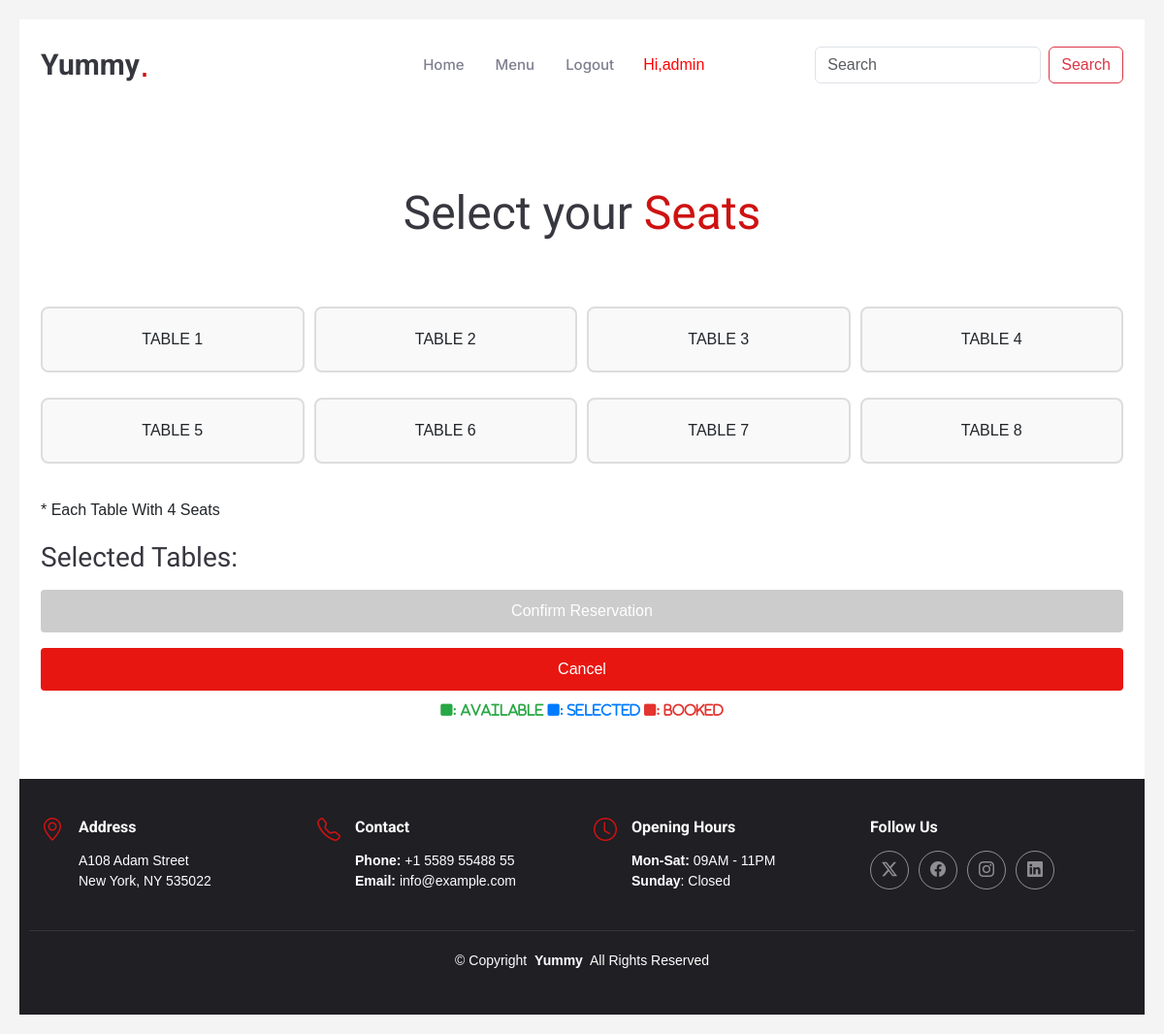
Page /booking/table_booking_slot (signed in) on the committed database.
### booking/models.py (models this page shows, shortened)
class Table_detail(models.Model):
    table_name=models.CharField(max_length=10)
    table_capacity=models.IntegerField()
    booking_status = models.CharField(default="pending", max_length=30)

### booking/views.py (the view, shortened to what this page needs)
# urls.py: path('table_booking_slot',views.table_booking,name='table_booking_slot'),
def table_booking(request):
    table=Table_detail.objects.all()
    u=request.user
    name = request.session.get('name')
    email = request.session.get('email')
    phone = request.session.get('phone')
    date = request.session.get('date')
    time = request.session.get('time_slot')
    booked_tables = Table_booking.objects.filter(date=date, time=time).values_list('table__table_name', flat=True)
    return render(request,'table_booking_slot.html',{'tables':table,'booked_tables':booked_tables})

### template/table_booking_slot.html (shortened to what this page needs)
<!DOCTYPE html>
{% extends 'base.html' %}
{% load static %}
{% block content %}
<section id="book-a-table" class="book-a-table section">
    <div class="container section-title" data-aos="fade-up">
        <p><span>Select your</span> <span class="description-title">Seats<br></span></p>
    </div>
    <div class="container">
        <form id="tableBookingForm" method="POST" action="">
            <div class="table-grid">
                {% for table in tables %}
                    {% if table.table_name in booked_tables %}
                        <div class="table booked">{{ table.table_name }}</div>
                    {% else %}
                        <div class="table available" data-table="{{ table.table_name }}">{{ table.table_name }}</div>
                    {% endif %}
                {% endfor %}
            </div>
            <p>* Each Table With 4 Seats</p>
            <div class="selected-tables">
                <h3>Selected Tables:</h3>
            </div>
            <button class="submit-btn" id="submitBtn" type="submit" disabled>Confirm Reservation</button>
        </form>
        <a href="{% url 'shop:home' %}"><button class="cancel-btn mt-3">Cancel</button></a>
        <div class="info">
            <i class="fa-solid fa-square" style="color: #28a745;">: Available </i>
            <i class="fa-solid fa-square" style="color: #007bff;">: Selected </i>
            <i class="fa-solid fa-square" style="color: #e3342f;">: Booked</i>
        </div>
    </div>
</section>
{% endblock %}

### template/base.html (shortened to what this page needs)
<!DOCTYPE html>
{% load static %}
<html lang="en">
<link rel="stylesheet" href="https://cdnjs.cloudflare.com/ajax/libs/font-awesome/6.5.2/css/all.min.css" />
<head>
  <link rel="stylesheet" href="https://cdnjs.cloudflare.com/ajax/libs/font-awesome/6.6.0/css/brands.min.css" />
  <link href="{% static 'assets/vendor/bootstrap/css/bootstrap.min.css' %}" rel="stylesheet">
  <link href="{% static 'assets/vendor/bootstrap-icons/bootstrap-icons.css' %}" rel="stylesheet">
  <link href="{% static 'assets/vendor/aos/aos.css' %}" rel="stylesheet">
  <link href="{% static 'assets/vendor/glightbox/css/glightbox.min.css' %}" rel="stylesheet">
  <link href="{% static 'assets/vendor/swiper/swiper-bundle.min.css' %}" rel="stylesheet">
  <link href="{% static 'assets/css/main.css' %}" rel="stylesheet">
</head>
<body class="index-page">
  <header id="header" class="header d-flex align-items-center sticky-top">
    <div class="container position-relative d-flex align-items-center justify-content-between">
      <a href="{% url 'shop:home' %}" class="logo d-flex align-items-center me-auto me-xl-0">
        <h1 class="sitename">Yummy</h1>
        <span>.</span>
      </a>
      <nav id="navmenu" class="navmenu">
        <ul>
          <li><a href="{% url 'shop:home' %}">Home<br></a></li>
          <li><a href="{% url 'shop:menu' %}">Menu</a></li>
          {% if user.is_superuser %}
            <li><a href="{% url 'shop:logout' %}">Logout</a></li>
            <li style="color:red">Hi,{{user.username}}</li>
          {% elif user.is_authenticated %}
            <li><a href="{% url 'cart:view_cart' %}">Cart</a></li>
            <li><a href="{% url 'shop:logout' %}">Logout</a></li>
            <li><a href="{% url 'cart:my_orders' %}">My Orders</a></li>
            <li style="color:red">Hi,{{user.username}}</li>
          {% else %}
            <li><a href="{% url 'shop:register' %}">Register</a></li>
            <li><a href="{% url 'shop:login' %}">Login</a></li>
            <li style="color:red">Hi,Guest</li>
          {% endif %}
          <div style="padding-left:100px">
          <form class="d-flex" action="{% url 'shop:search' %}" method="post">
            <input class="form-control me-2" type="search" name="s" placeholder="Search" aria-label="Search">
            <button class="btn btn-outline-danger" type="submit">Search</button>
          </form>
          </div>
        </ul>
      </nav>
    </div>
  </header>
{% block content %}{% endblock %}
  <footer id="footer" class="footer dark-background">
    <div class="container">
      <div class="row gy-3">
        <div class="col-lg-3 col-md-6 d-flex">
          <i class="bi bi-geo-alt icon"></i>
          <div class="address">
            <h4>Address</h4>
            <p>A108 Adam Street</p>
            <p>New York, NY 535022</p>
          </div>
        </div>
        <div class="col-lg-3 col-md-6 d-flex">
          <i class="bi bi-telephone icon"></i>
          <div>
            <h4>Contact</h4>
            <p>
              <strong>Phone:</strong> <span>+1 5589 55488 55</span><br>
              <strong>Email:</strong> <span>info@example.com</span><br>
            </p>
          </div>
        </div>
        <div class="col-lg-3 col-md-6 d-flex">
          <i class="bi bi-clock icon"></i>
          <div>
            <h4>Opening Hours</h4>
            <p>
              <strong>Mon-Sat:</strong> <span>09AM - 11PM</span><br>
              <strong>Sunday</strong>: <span>Closed</span>
            </p>
          </div>
        </div>
        <div class="col-lg-3 col-md-6">
          <h4>Follow Us</h4>
          <div class="social-links d-flex">
            <a href="#" class="twitter"><i class="bi bi-twitter-x"></i></a>
            <a href="#" class="facebook"><i class="bi bi-facebook"></i></a>
            <a href="#" class="instagram"><i class="bi bi-instagram"></i></a>
            <a href="#" class="linkedin"><i class="bi bi-linkedin"></i></a>
          </div>
        </div>
      </div>
    </div>
    <div class="container copyright text-center mt-4">
      <p>© <span>Copyright</span> <strong class="px-1 sitename">Yummy</strong> <span>All Rights Reserved</span></p>
    </div>
  </footer>
</body>
</html>

### static/assets/css/main.css (style rules this page uses)
:root { --default-font: "Roboto", system-ui, -apple-system, "Segoe UI", Roboto, "Helvetica Neue", Arial, "Noto Sans", "Liberation Sans", sans-serif, "Apple Color Emoji", "Segoe UI Emoji", "Segoe UI Symbol", "Noto Color Emoji"; --heading-font: "Amatic SC", sans-serif; --nav-font: "Inter", sans-serif; }
:root { --background-color: #ffffff; --default-color: #212529; --heading-color: #37373f; --accent-color: #ce1212; --surface-color: #ffffff; --contrast-color: #ffffff; }
:root { --nav-color: #7f7f90; --nav-hover-color: #ce1212; --nav-mobile-background-color: #ffffff; --nav-dropdown-background-color: #ffffff; --nav-dropdown-color: #7f7f90; --nav-dropdown-hover-color: #ce1212; }
.dark-background { --background-color: #1f1f24; --default-color: #ffffff; --heading-color: #ffffff; --surface-color: #37373f; --contrast-color: #ffffff; }
:root { scroll-behavior: smooth; }
body { color: var(--default-color); background-color: var(--background-color); font-family: var(--default-font); }
a { color: var(--accent-color); text-decoration: none; transition: 0.3s; }
h1, h2, h3, h4, h5, h6 { color: var(--heading-color); font-family: var(--heading-font); }
.header { color: var(--default-color); background-color: var(--background-color); padding: 20px 0; transition: all 0.5s; z-index: 997; }
.header .logo { line-height: 1; }
.header .logo h1 { font-size: 30px; margin: 0; font-weight: 700; color: var(--heading-color); font-family: var(--default-font); }
.header .logo span { color: var(--accent-color); font-size: 36px; }
@media (max-width: 1200px) { .header .logo { order: 1; } }
@media (max-width: 1200px) { .header .navmenu { order: 3; } }
@media (min-width: 1200px) { .navmenu { padding: 0; } }
@media (min-width: 1200px) { .navmenu ul { margin: 0; padding: 0; display: flex; list-style: none; align-items: center; } }
@media (min-width: 1200px) { .navmenu li { position: relative; } }
@media (min-width: 1200px) { .navmenu>ul>li { white-space: nowrap; padding: 15px 14px; } }
@media (min-width: 1200px) { .navmenu a, .navmenu a:focus { color: var(--nav-color); font-size: 15px; padding: 0 2px; font-family: var(--nav-font); font-weight: 500; display: flex; align-items: center; justify-content: space-between; white-space: nowrap; transition: 0.3s; position: relative; } }
@media (min-width: 1200px) { .navmenu>ul>li>a:before { content: ""; position: absolute; height: 2px; bottom: -6px; left: 0; background-color: var(--nav-hover-color); visibility: hidden; width: 0px; transition: all 0.3s ease-in-out 0s; } }
.footer { --heading-font: var(--default-font); color: var(--default-color); background-color: var(--background-color); font-size: 14px; padding: 40px 0; position: relative; }
.footer .icon { color: var(--accent-color); margin-right: 15px; font-size: 24px; line-height: 0; }
.footer h4 { font-size: 16px; font-weight: 700; margin-bottom: 15px; }
.footer .address p { margin-bottom: 0px; }
.footer .social-links a { display: flex; align-items: center; justify-content: center; width: 40px; height: 40px; border-radius: 50%; border: 1px solid color-mix(in srgb, var(--default-color), transparent 50%); font-size: 16px; color: color-mix(in srgb, var(--default-color), transparent 50%); margin-right: 10px; transition: 0.3s; }
.footer .copyright { padding-top: 20px; border-top: 1px solid color-mix(in srgb, var(--default-color), transparent 90%); }
.footer .copyright p { margin-bottom: 0; }
section, .section { color: var(--default-color); background-color: var(--background-color); padding: 60px 0; scroll-margin-top: 92px; overflow: clip; }
.section-title { text-align: center; padding-bottom: 60px; position: relative; }
.section-title p { color: var(--heading-color); margin: 10px 0 0 0; font-size: 48px; font-weight: 500; font-family: var(--heading-font); }
.section-title p .description-title { color: var(--accent-color); }

### rows in the picture
Table_detail: table_name "TABLE 1"
Table_detail: table_name "TABLE 2"
Table_detail: table_name "TABLE 3"
Table_detail: table_name "TABLE 4"
Table_detail: table_name "TABLE 5"
Table_detail: table_name "TABLE 6"
Table_detail: table_name "TABLE 7"
Table_detail: table_name "TABLE 8"

### other values in the picture
{{ user.username }} "admin"
